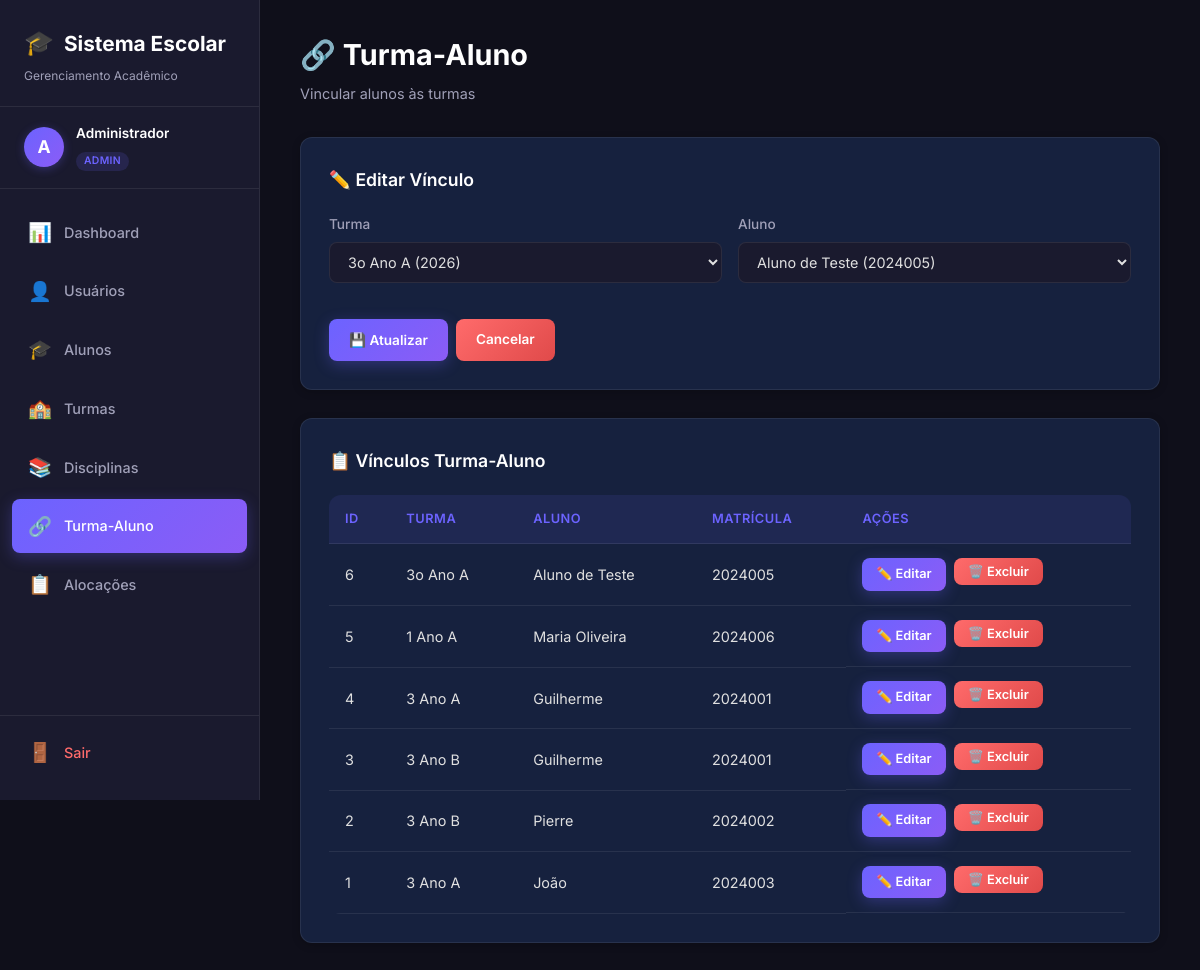
Page /index.php?page=turma_aluno&edit=6 (signed in) on the committed database.
### tables this page shows
CREATE TABLE turma_aluno (
        id INTEGER PRIMARY KEY AUTOINCREMENT,
        turma_id INTEGER NOT NULL,
        aluno_id INTEGER NOT NULL,
        FOREIGN KEY (turma_id) REFERENCES turmas(id) ON DELETE CASCADE,
        FOREIGN KEY (aluno_id) REFERENCES alunos(id) ON DELETE CASCADE
    );

CREATE TABLE turmas (
        id INTEGER PRIMARY KEY AUTOINCREMENT,
        nome VARCHAR(45) NOT NULL,
        ano_letivo INTEGER NOT NULL
    );

CREATE TABLE alunos (
        id INTEGER PRIMARY KEY AUTOINCREMENT,
        matricula VARCHAR(45) NOT NULL UNIQUE,
        nome VARCHAR(70) NOT NULL,
        data_nascimento DATE
    );

### app/controllers/TurmaAlunoController.php (called while the page is built, shortened)
<?php
require_once __DIR__ . '/../models/TurmaAluno.php';
require_once __DIR__ . '/../models/Turma.php';
require_once __DIR__ . '/../models/Aluno.php';
class TurmaAlunoController {
    private $model;
    private $pdo;
    public function __construct($pdo) {
        $this->pdo = $pdo;
        $this->model = new TurmaAluno($pdo);
    }
    public function index() {
        $editData = null;
        if (isset($_GET['edit'])) {
            $editData = $this->model->getById($_GET['edit']);
        }
        $registros = $this->model->getAllWithJoin();
        $turmas = (new Turma($this->pdo))->getAll();
        $alunos = (new Aluno($this->pdo))->getAll();
        include __DIR__ . '/../views/layout/header.php';
        include __DIR__ . '/../views/layout/sidebar.php';
        include __DIR__ . '/../views/turma_aluno/index.php';
        include __DIR__ . '/../views/layout/footer.php';
    }
}
?>

### app/models/TurmaAluno.php (called while the page is built, shortened)
<?php
class TurmaAluno {
    private $pdo;
    public function __construct($pdo) {
        $this->pdo = $pdo;
    }
    public function getAllWithJoin() {
        return $this->pdo->query("
            SELECT ta.id, ta.turma_id, ta.aluno_id,
                   t.nome AS turma_nome, a.nome AS aluno_nome, a.matricula
            FROM turma_aluno ta
            JOIN turmas t ON ta.turma_id = t.id
            JOIN alunos a ON ta.aluno_id = a.id
            ORDER BY ta.id DESC
        ")->fetchAll();
    }
    public function getById($id) {
        $stmt = $this->pdo->prepare("SELECT * FROM turma_aluno WHERE id = ?");
        $stmt->execute([$id]);
        return $stmt->fetch();
    }
}
?>

### app/models/Turma.php (called while the page is built, shortened)
<?php
class Turma {
    private $pdo;
    public function __construct($pdo) {
        $this->pdo = $pdo;
    }
    public function getAll() {
        return $this->pdo->query("SELECT * FROM turmas ORDER BY id DESC")->fetchAll();
    }
}
?>

### app/models/Aluno.php (called while the page is built, shortened)
<?php
class Aluno {
    private $pdo;
    public function __construct($pdo) {
        $this->pdo = $pdo;
    }
    public function getAll() {
        return $this->pdo->query("SELECT * FROM alunos ORDER BY id DESC")->fetchAll();
    }
}
?>

### app/views/turma_aluno/index.php (the view, shortened to what this page needs)
<div class="main-content">
    <div class="page-header">
        <h1>🔗 Turma-Aluno</h1>
        <p>Vincular alunos às turmas</p>
    </div>
    <div class="card">
        <h3 class="card-title"><?= $editData ? '✏️ Editar Vínculo' : '➕ Novo Vínculo' ?></h3>
        <form method="POST" action="index.php?page=turma_aluno">
            <div class="form-grid">
                <div class="form-group">
                    <label>Turma</label>
                    <select name="turma_id" required>
                        <?php foreach ($turmas as $t): ?>
                            <option value="<?= $t['id'] ?>" <?= ($editData['turma_id'] ?? '') == $t['id'] ? 'selected' : '' ?>>
                                <?= htmlspecialchars($t['nome']) ?> (<?= $t['ano_letivo'] ?>)
                            </option>
                        <?php endforeach; ?>
                    </select>
                </div>
                <div class="form-group">
                    <label>Aluno</label>
                    <select name="aluno_id" required>
                        <?php foreach ($alunos as $a): ?>
                            <option value="<?= $a['id'] ?>" <?= ($editData['aluno_id'] ?? '') == $a['id'] ? 'selected' : '' ?>>
                                <?= htmlspecialchars($a['nome']) ?> (<?= $a['matricula'] ?>)
                            </option>
                        <?php endforeach; ?>
                    </select>
                </div>
            </div>
            <div class="btn-group">
                <button type="submit" class="btn btn-primary"><?= $editData ? '💾 Atualizar' : '➕ Vincular' ?></button>
                <?php if ($editData): ?>
                    <a href="index.php?page=turma_aluno" class="btn btn-danger">Cancelar</a>
                <?php endif; ?>
            </div>
        </form>
    </div>
    <div class="card">
        <h3 class="card-title">📋 Vínculos Turma-Aluno</h3>
        <?php if (empty($registros)): ?>
            <div class="empty-state">
                <div class="empty-icon">🔗</div>
                <p>Nenhum vínculo cadastrado ainda.</p>
            </div>
        <?php else: ?>
            <div class="table-wrapper">
                <table>
                    <thead>
                        <tr>
                            <th>ID</th>
                            <th>Turma</th>
                            <th>Aluno</th>
                            <th>Matrícula</th>
                            <th>Ações</th>
                        </tr>
                    </thead>
                    <tbody>
                        <?php foreach ($registros as $r): ?>
                        <tr>
                            <td><?= $r['id'] ?></td>
                            <td><?= htmlspecialchars($r['turma_nome']) ?></td>
                            <td><?= htmlspecialchars($r['aluno_nome']) ?></td>
                            <td><?= htmlspecialchars($r['matricula']) ?></td>
                            <td class="actions">
                                <a href="index.php?page=turma_aluno&edit=<?= $r['id'] ?>" class="btn btn-primary btn-sm">✏️ Editar</a>
                                <form method="POST" action="index.php?page=turma_aluno" style="display:inline" onsubmit="return confirm('Deseja excluir este vínculo?')">
                                    <button type="submit" class="btn btn-danger btn-sm">🗑️ Excluir</button>
                                </form>
                            </td>
                        </tr>
                        <?php endforeach; ?>
                    </tbody>
                </table>
            </div>
        <?php endif; ?>
    </div>
</div>

### style.css (style rules this page uses)
:root { --bg-primary: #0f0f1a; --bg-secondary: #1a1a2e; --bg-card: #16213e; --bg-input: #1a1a2e; --text-primary: #e0e0e0; --text-secondary: #a0a0b8; --text-heading: #ffffff; --accent: #6c63ff; --accent-hover: #5a52d5; --accent-glow: rgba(108, 99, 255, 0.3); --success: #00c9a7; --success-hover: #00a88a; --danger: #ff6b6b; --danger-hover: #e04a4a; --warning: #ffc107; --border: rgba(255, 255, 255, 0.08); --border-focus: rgba(108, 99, 255, 0.5); --shadow: 0 8px 32px rgba(0, 0, 0, 0.3); --shadow-sm: 0 2px 8px rgba(0, 0, 0, 0.2); --radius: 12px; --radius-sm: 8px; --transition: all 0.3s cubic-bezier(0.4, 0, 0.2, 1); }
*, *::before, *::after { margin: 0; padding: 0; box-sizing: border-box; }
html { scroll-behavior: smooth; }
body { font-family: 'Inter', -apple-system, BlinkMacSystemFont, sans-serif; background: var(--bg-primary); color: var(--text-primary); min-height: 100vh; line-height: 1.6; }
.main-content { margin-left: 260px; padding: 32px 40px; min-height: 100vh; }
.page-header { margin-bottom: 32px; }
.page-header h1 { font-size: 1.8rem; font-weight: 700; color: var(--text-heading); margin-bottom: 4px; }
.page-header p { color: var(--text-secondary); font-size: 0.9rem; }
.card { background: var(--bg-card); border: 1px solid var(--border); border-radius: var(--radius); padding: 28px; margin-bottom: 28px; box-shadow: var(--shadow-sm); }
.card-title { font-size: 1.1rem; font-weight: 600; color: var(--text-heading); margin-bottom: 20px; display: flex; align-items: center; gap: 8px; }
.form-grid { display: grid; grid-template-columns: repeat(auto-fit, minmax(250px, 1fr)); gap: 16px; }
.form-group { margin-bottom: 16px; }
.form-group label { display: block; font-size: 0.85rem; font-weight: 500; color: var(--text-secondary); margin-bottom: 6px; }
.form-group input, .form-group select { width: 100%; padding: 10px 14px; background: var(--bg-input); border: 1px solid var(--border); border-radius: var(--radius-sm); color: var(--text-primary); font-family: 'Inter', sans-serif; font-size: 0.9rem; transition: var(--transition); outline: none; }
.form-group select option { background: var(--bg-secondary); color: var(--text-primary); }
.btn { display: inline-flex; align-items: center; gap: 6px; padding: 10px 20px; font-family: 'Inter', sans-serif; font-size: 0.85rem; font-weight: 600; border: none; border-radius: var(--radius-sm); cursor: pointer; transition: var(--transition); text-decoration: none; }
.btn-primary { background: linear-gradient(135deg, var(--accent), #8b5cf6); color: #fff; box-shadow: 0 4px 15px var(--accent-glow); }
.btn-danger { background: linear-gradient(135deg, var(--danger), #e04a4a); color: #fff; }
.btn-sm { padding: 6px 14px; font-size: 0.8rem; }
.btn-group { display: flex; gap: 8px; margin-top: 20px; }
.table-wrapper { overflow-x: auto; border-radius: var(--radius); }
table { width: 100%; border-collapse: collapse; }
thead th { background: rgba(108, 99, 255, 0.1); color: var(--accent); font-size: 0.8rem; font-weight: 600; text-transform: uppercase; letter-spacing: 0.5px; padding: 14px 16px; text-align: left; border-bottom: 1px solid var(--border); }
tbody tr { transition: var(--transition); }
tbody td { padding: 14px 16px; font-size: 0.9rem; border-bottom: 1px solid var(--border); color: var(--text-primary); }
.actions { display: flex; gap: 8px; }

### rows in the picture
turma_aluno: turma_id "3o Ano A (2026)", aluno_id "Aluno de Teste (2024005)", id "6", turma.nome "3o Ano A", aluno.nome "Aluno de Teste", aluno.matricula "2024005"
turma_aluno: id "5", turma.nome "1 Ano A", aluno.nome "Maria Oliveira", aluno.matricula "2024006"
turma_aluno: id "4", turma.nome "3 Ano A", aluno.nome "Guilherme", aluno.matricula "2024001"
turma_aluno: id "3", turma.nome "3 Ano B", aluno.nome "Guilherme", aluno.matricula "2024001"
turma_aluno: id "2", turma.nome "3 Ano B", aluno.nome "Pierre", aluno.matricula "2024002"
turma_aluno: id "1", turma.nome "3 Ano A", aluno.nome "João", aluno.matricula "2024003"

### other values in the picture
mb_substr($userName, 0, 1, 'UTF-8') "A"
$userName "Administrador"
$userPerfil "ADMIN"
$item['icon'] "📊"
$item['label'] "Dashboard"
$item['icon'] "👤"
$item['label'] "Usuários"
$item['icon'] "🎓"
$item['label'] "Alunos"
$item['icon'] "🏫"
$item['label'] "Turmas"
$item['icon'] "📚"
$item['label'] "Disciplinas"
$item['icon'] "🔗"
$item['label'] "Turma-Aluno"
